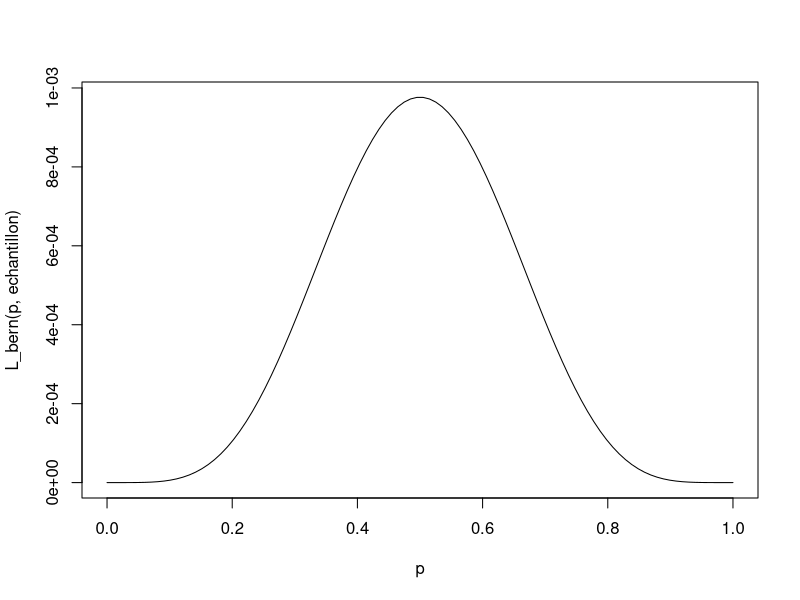
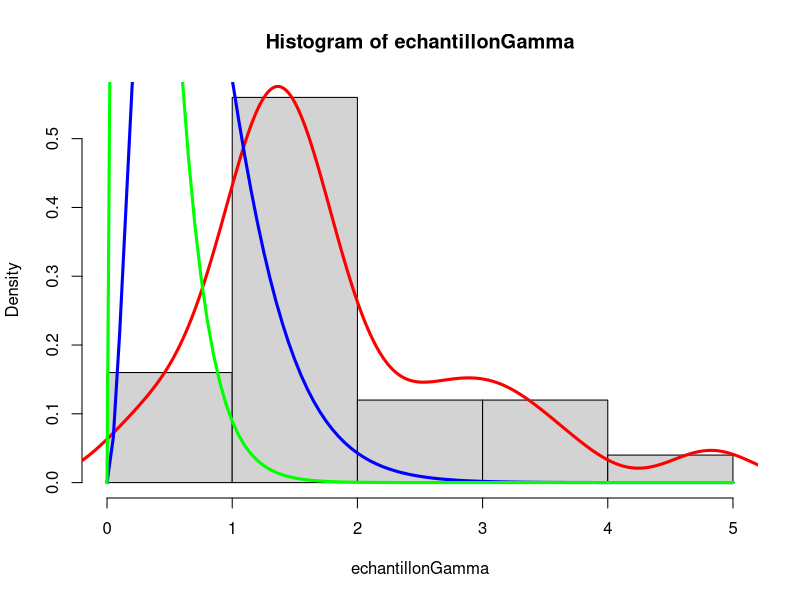
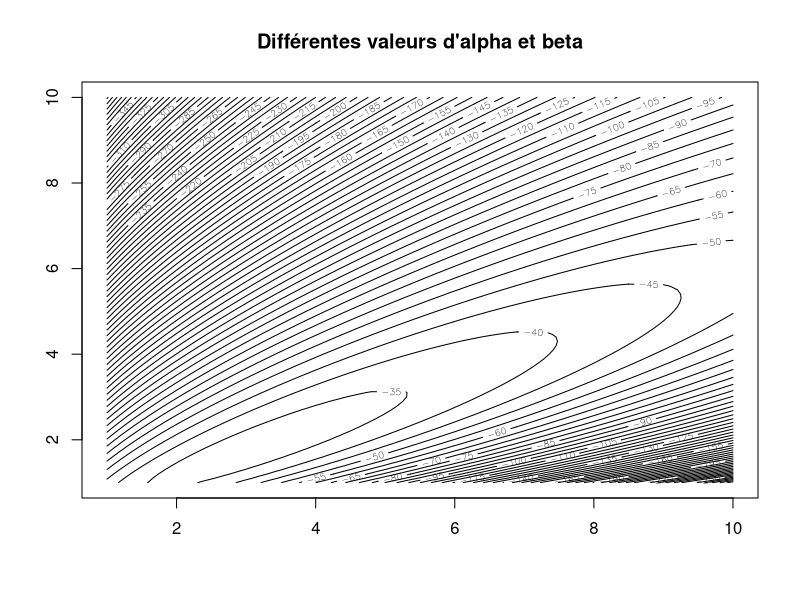
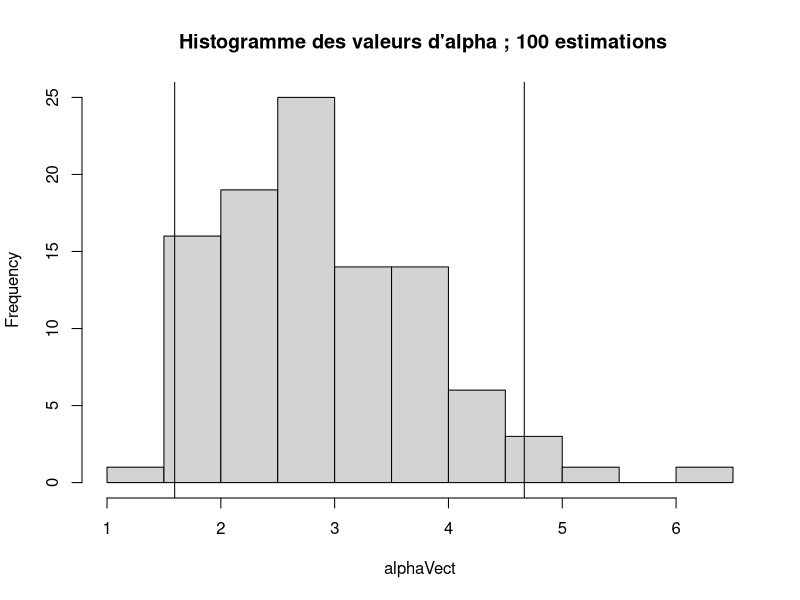
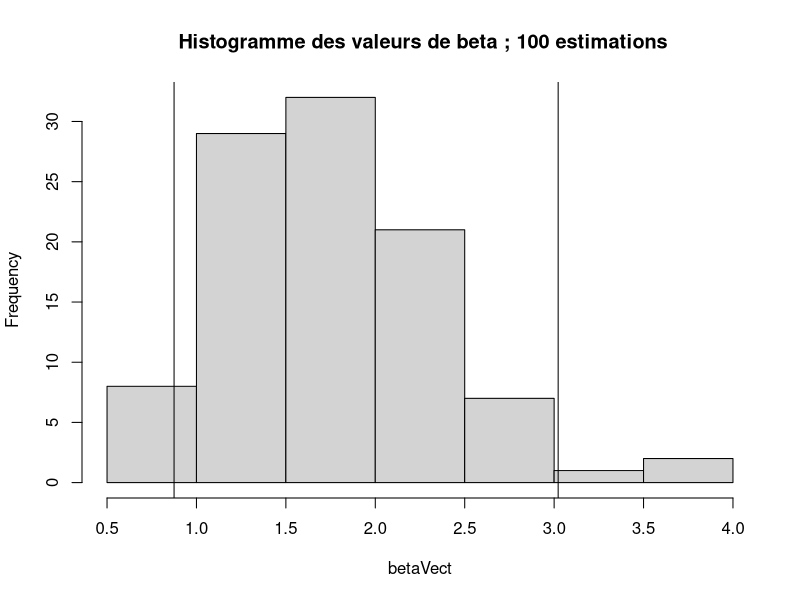
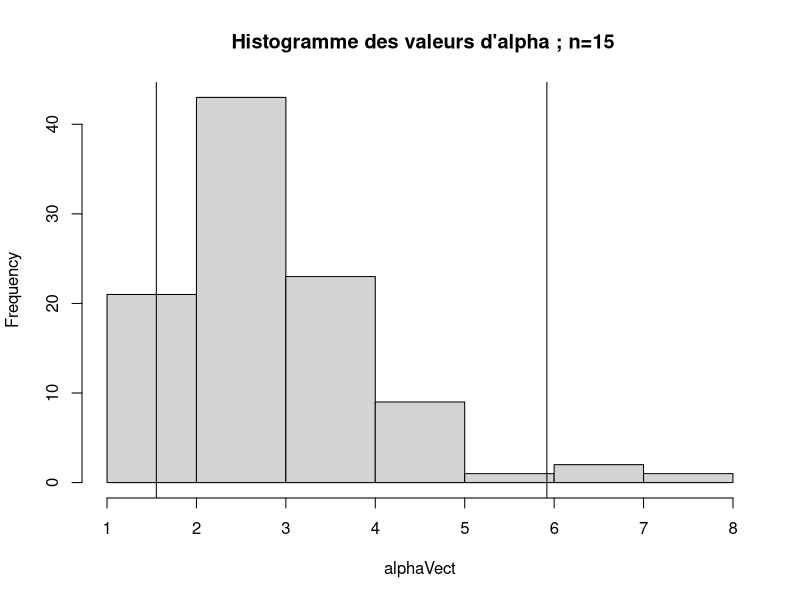
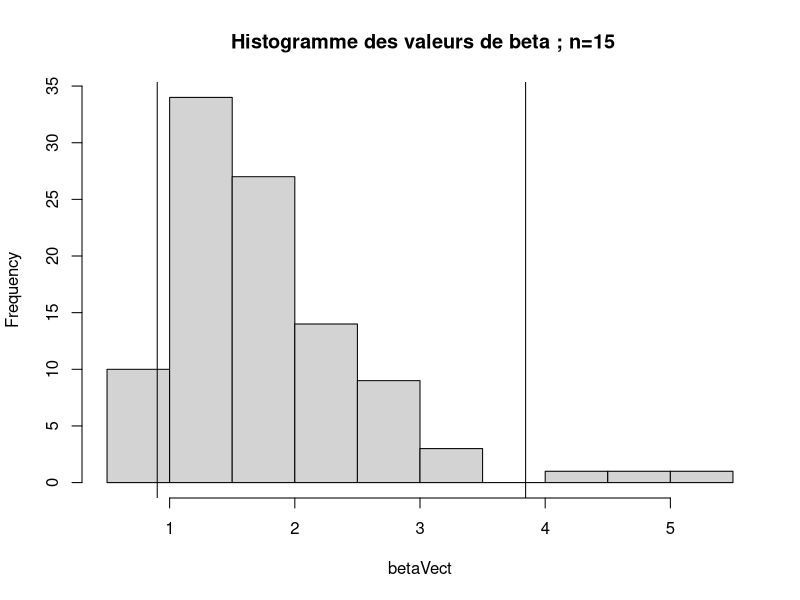
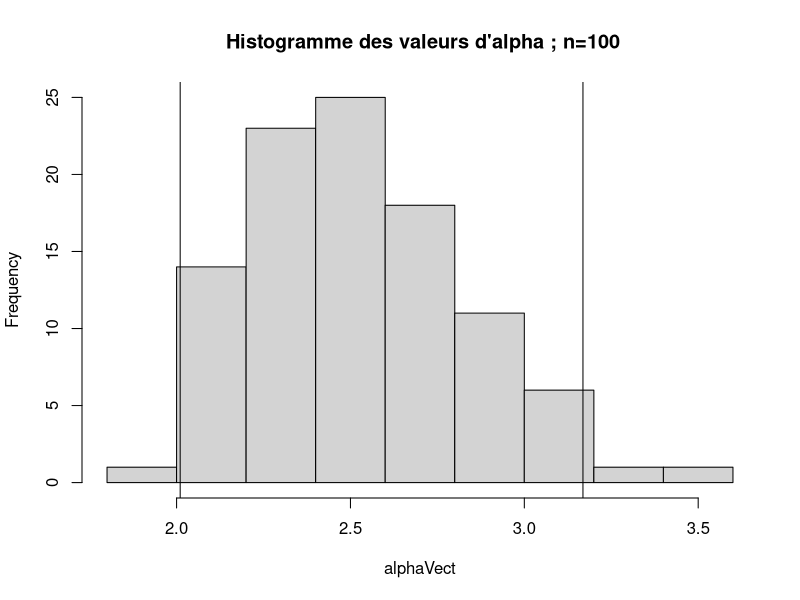

Generate these figures, in order, with R:
## ---- chunk 1
knitr::opts_chunk$set(echo = TRUE)
## ---- chunk 2
echantillon <- rbinom(10,1,0.6)
print(echantillon)
## ---- chunk 3
print(mean(echantillon))
## ---- chunk 4
L_bern <- function(p,x) {
  n <- sum(x)
  return(p^n * (1-p)^(length(x) - n))
}
## ---- chunk 5
p <- seq(0,1,length.out = 100)
plot(p,L_bern(p,echantillon),type = "l")
## ---- chunk 6
fn <- function(p){
  r <-L_bern(p,echantillon)
  return(1 - r)
}
optim(par = 0.5,fn,method = "L-BFGS-B",lower = 0,upper = 1)

## ---- chunk 7
res <- c()
for(i in seq(10,2000,10)){
  echantillon <- rbinom(i,1,0.6)
  res <- c(res,optim(par = 0.2,fn,method = "L-BFGS-B",lower = 0,upper = 1)[[1]])
}
## ---- chunk 8
n = 25
theta0 <- c(2.5,1.5)
theta1 <- c(3,4)
theta2 <- c(2,6)
echantillonGamma <- rgamma(n,theta0[1],theta0[2])
hist(echantillonGamma,probability = TRUE) # le bon paramètre à estimer
lines(density(echantillonGamma),col="red",lwd=3)
curve(dgamma(x,shape = theta1[1], rate = theta1[2]),add=T,col="blue",lwd=3)
curve(dgamma(x,shape = theta2[1], rate = theta2[2]),add=T,col="green",lwd=3)
## ---- chunk 9
logL_gamma_unit <- function(alpha,beta,x){
  return( alpha*log(beta) - log(gamma(alpha)) + (alpha-1)*log(x) - beta*x ) 
}

#on fait varier un paramètre et on calcule la somme 
logL_gamma <- function(alpha,beta,v){
  sum <- 0
  for(i in v) {
    sum =  sum + logL_gamma_unit(alpha,beta,i)
  }
  return (sum)
}

sample <- rgamma(n, 2.5, 1.5) 
logLGamma <- function (alpha,beta){
  return (logL_gamma(alpha,beta,sample))
}

# il faut re-créer des fonctions 
logLGammaV2 <- function (theta){
  return (logL_gamma(theta[1],theta[2],sample))
}
## ---- chunk 10
#on trace les courbes
x <- seq(1,10,0.1)
y <- seq(1,10,0.1)
contour(x,y,outer(x,y,logLGamma),nlevels = 50,main="Différentes valeurs d'alpha et beta")
## ---- chunk 11
x0 <- c(1,1)
# la fonction optim minimise il faut donc multiplier par -1 pour la maximiser
optim(par = x0, fn = logLGammaV2, method = "L-BFGS-B", control = list(fnscale = -1))
## ---- chunk 12
# on fait 100 estimations 
n=100
logLGammaV2 <- function (theta,echantillon){
  return (logL_gamma(theta[1],theta[2],echantillon))
}


x0 <- c(1,1)
list <- vector("list",100)
#remplit 100 échantillons de alpha et beta
for (i in 1:100){
    list[[i]] <- optim(par = x0, fn = logLGammaV2,echantillon=rgamma(25,2.5,1.5), method = "L-BFGS-B", control = list(fnscale = -1))$par
}

alphaVect <- c()
betaVect <- c()
for(i in 1:100){
  
  alphaVect <- c(alphaVect,list[[i]][1] )
  betaVect <-  c(betaVect,list[[i]][2] )
}

#intervalle de confiance pour alpha et beta
confAlpha = quantile(alphaVect,c(0.025,0.975))
confBeta = quantile(betaVect,c(0.025,0.975))

#histogramme pour le vecteur alpha et le vecteur beta

hist(alphaVect,main=" Histogramme des valeurs d'alpha ; 100 estimations")
abline(v= confAlpha[1])
abline(v= confAlpha[2])
hist(betaVect,main=" Histogramme des valeurs de beta ; 100 estimations")
abline(v= confBeta[1])
abline(v= confBeta[2])
## ---- chunk 13
# on fait 100 estimations 
n=100
logLGammaV2 <- function (theta,echantillon){
  return (logL_gamma(theta[1],theta[2],echantillon))
}


x0 <- c(1,1)
list <- vector("list",n)
for (i in 1:n){
    list[[i]] <- optim(par = x0, fn = logLGammaV2,echantillon=rgamma(15,2.5,1.5), method = "L-BFGS-B", control = list(fnscale = -1))$par
}

alphaVect <- c()
betaVect <- c()
for(i in 1:n){
  
  alphaVect <- c(alphaVect,list[[i]][1] )
  betaVect <-  c(betaVect,list[[i]][2] )
}

#intervalle de confiance pour alpha et beta
confAlpha = quantile(alphaVect,c(0.025,0.975))
confBeta = quantile(betaVect,c(0.025,0.975))

#histogramme pour le vecteur alpha et le vecteur beta

hist(alphaVect,main=" Histogramme des valeurs d'alpha ; n=15")
abline(v= confAlpha[1])
abline(v= confAlpha[2])
hist(betaVect,main=" Histogramme des valeurs de beta ; n=15")
abline(v= confBeta[1])
abline(v= confBeta[2])
## ---- chunk 14
# on fait 100 estimations 
n=100
logLGammaV2 <- function (theta,echantillon){
  return (logL_gamma(theta[1],theta[2],echantillon))
}


x0 <- c(1,1)
list <- vector("list",n)
for (i in 1:n){
    list[[i]] <- optim(par = x0, fn = logLGammaV2,echantillon=rgamma(100,2.5,1.5), method = "L-BFGS-B", control = list(fnscale = -1))$par
}

alphaVect <- c()
betaVect <- c()
for(i in 1:n){
  
  alphaVect <- c(alphaVect,list[[i]][1] )
  betaVect <-  c(betaVect,list[[i]][2] )
}

#intervalle de confiance pour alpha et beta
confAlpha = quantile(alphaVect,c(0.025,0.975))
confBeta = quantile(betaVect,c(0.025,0.975))

#histogramme pour le vecteur alpha et le vecteur beta

hist(alphaVect,main=" Histogramme des valeurs d'alpha ; n=100")
abline(v= confAlpha[1])
abline(v= confAlpha[2])
hist(betaVect,main=" Histogramme des valeurs de beta ; n=100")
abline(v= confBeta[1])
abline(v= confBeta[2])
## ---- chunk 15
hessien <- optim(par = x0, fn = logLGammaV2,echantillon=rgamma(25,2.5,1.5), method = "L-BFGS-B", control = list(fnscale = -1), hessian = TRUE) 
print(-solve(hessien[[6]]))
